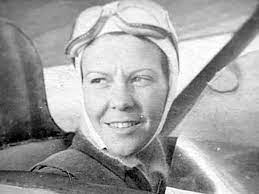
#> input picture sabiha.jpeg, 259 x 194 px, found by its file name
$ python 'import cv2.py'
#> lines starting #> are read from the running program, lines starting #| are printed output that depends on the picture
import cv2
import numpy as np
import matplotlib.pyplot as plt

resim = cv2.imread("C:\\Users\\omery\\OneDrive\\Resimler\\sabiha.jpeg",cv2.IMREAD_GRAYSCALE)
#> resim is the input picture: shape (194, 259); min 0, max 255, mean 159.6
if resim is not None:
    hist = cv2.calcHist([resim],[0],None,[256],[0,256])
#> hist = 256 values, max 386 at index 235, min 10 at index 1, mean 196.3

    plt.hist(resim.ravel(),256,[0,256])
    plt.xlabel('Piksel Değeri')
    plt.ylabel('Piksel Sayisi')
    plt.title('Gri Resim Histogrami')
    plt.show()
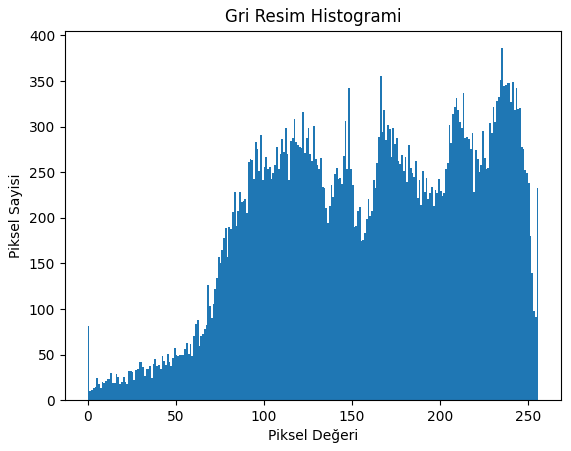
#> figure drawn by matplotlib, 1 panel; tallest bar 386 high, from x = 235 to 236
else:
    print("Resim yüklenemedi veya bulunamadi.")
